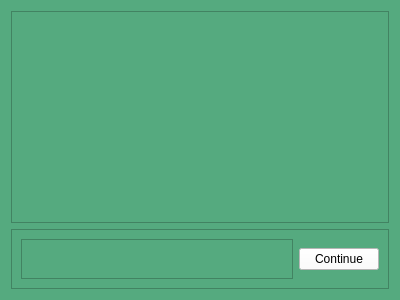
<?xml version="1.0" encoding="UTF-8"?>
<ui version="4.0">
 <class>LicenseArea</class>
 <widget class="QFrame" name="LicenseArea">
  <property name="geometry">
   <rect>
    <x>0</x>
    <y>0</y>
    <width>400</width>
    <height>300</height>
   </rect>
  </property>
  <property name="windowTitle">
   <string>Frame</string>
  </property>
  <property name="styleSheet">
   <string notr="true">background-color: rgb(85, 170, 127);</string>
  </property>
  <layout class="QVBoxLayout" name="verticalLayout">
   <item>
    <widget class="QTextBrowser" name="LicenseText">
     <property name="enabled">
      <bool>true</bool>
     </property>
     <property name="sizePolicy">
      <sizepolicy hsizetype="Expanding" vsizetype="Preferred">
       <horstretch>0</horstretch>
       <verstretch>99</verstretch>
      </sizepolicy>
     </property>
    </widget>
   </item>
   <item>
    <widget class="QFrame" name="BelowLicense">
     <property name="sizePolicy">
      <sizepolicy hsizetype="Preferred" vsizetype="Preferred">
       <horstretch>0</horstretch>
       <verstretch>1</verstretch>
      </sizepolicy>
     </property>
     <property name="minimumSize">
      <size>
       <width>0</width>
       <height>60</height>
      </size>
     </property>
     <property name="frameShape">
      <enum>QFrame::StyledPanel</enum>
     </property>
     <property name="frameShadow">
      <enum>QFrame::Raised</enum>
     </property>
     <layout class="QHBoxLayout" name="horizontalLayout_2">
      <item>
       <widget class="QTextBrowser" name="Naganami">
        <property name="sizePolicy">
         <sizepolicy hsizetype="Expanding" vsizetype="Preferred">
          <horstretch>100</horstretch>
          <verstretch>1</verstretch>
         </sizepolicy>
        </property>
       </widget>
      </item>
      <item>
       <widget class="QPushButton" name="ContinueButton">
        <property name="sizePolicy">
         <sizepolicy hsizetype="Preferred" vsizetype="Fixed">
          <horstretch>4</horstretch>
          <verstretch>0</verstretch>
         </sizepolicy>
        </property>
        <property name="styleSheet">
         <string notr="true">background-color: rgb(255, 255, 255);</string>
        </property>
        <property name="text">
         <string extracomment="License Continue">Continue</string>
        </property>
       </widget>
      </item>
     </layout>
    </widget>
   </item>
  </layout>
 </widget>
 <resources/>
 <connections/>
</ui>
